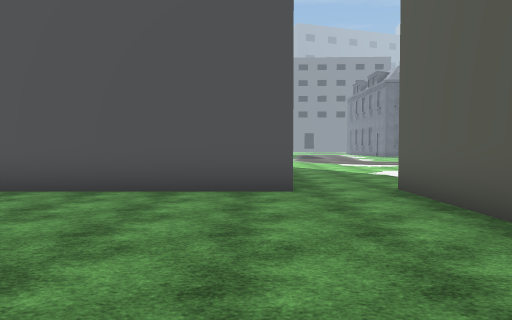
View 1 (above)

16 first-person views from a walk through a 3-D level made in the Unity game engine. The camera is 1.5 m above the floor, tilts 2° down and sees 70° across. The floor is counted in squares, 2 m on a side. Each view is taken from the middle of a square. On the plan, view 1 faces up. The plan holds only what a view shows up to about 11 squares ahead; the rest is blank. The place goes on beyond the plan. Some animated figures are left out. Some surface patterns are stand-ins.

View 2
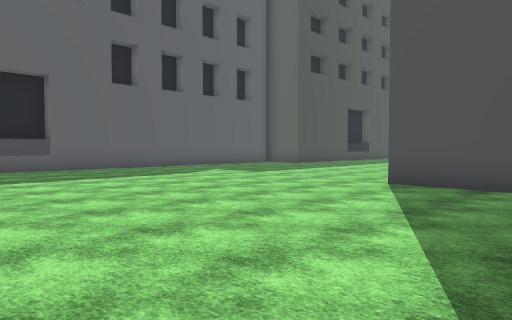

View 3
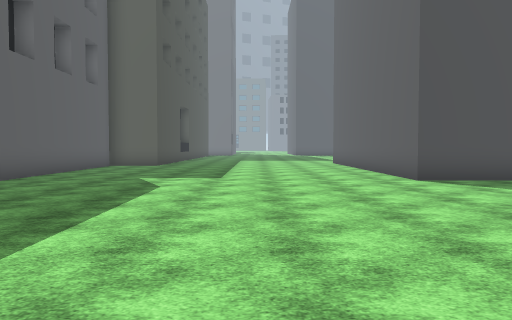

View 4
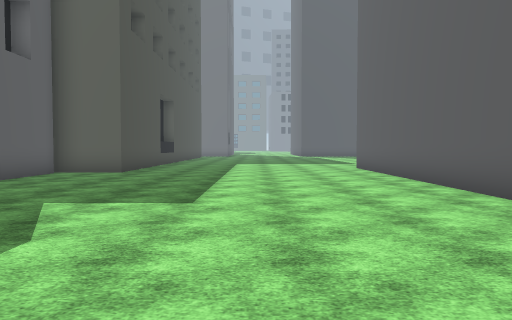

View 5
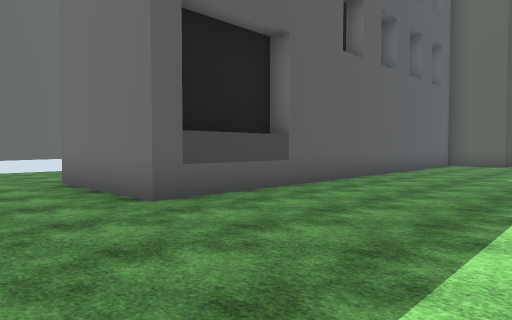

View 6
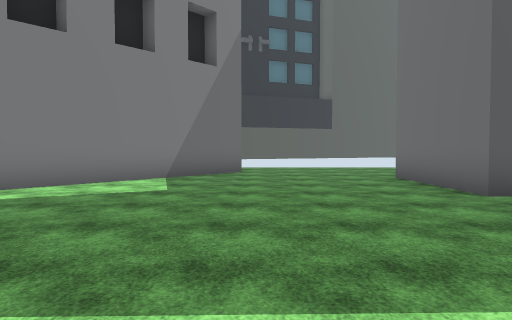

View 7
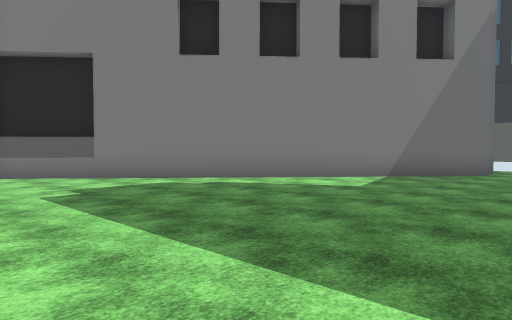

View 8
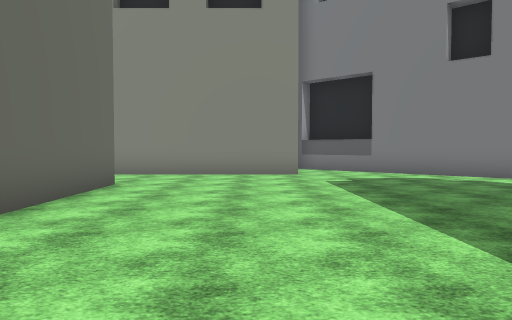

View 9
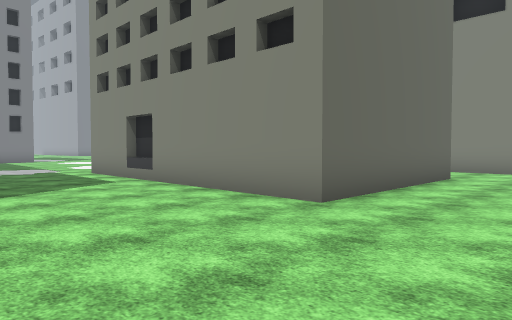

View 10
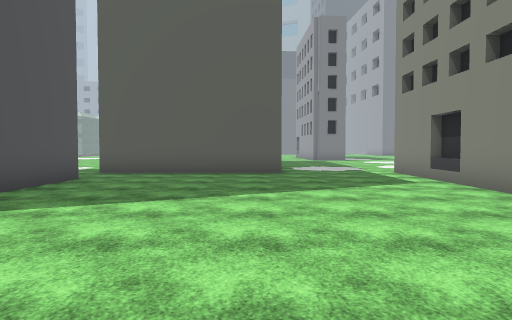

View 11
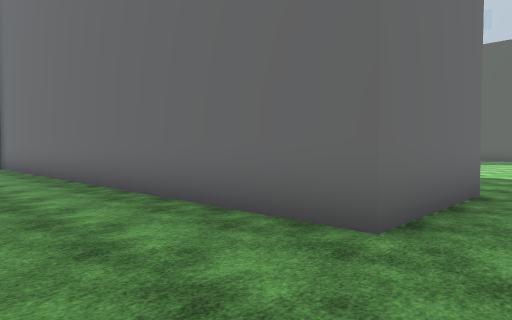

View 12
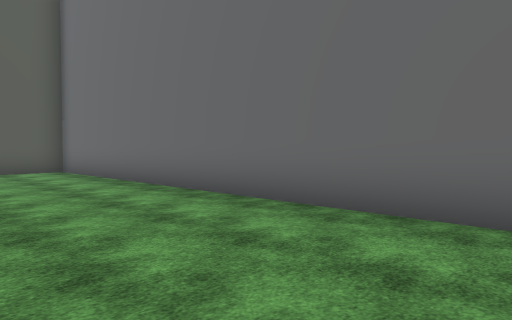

View 13
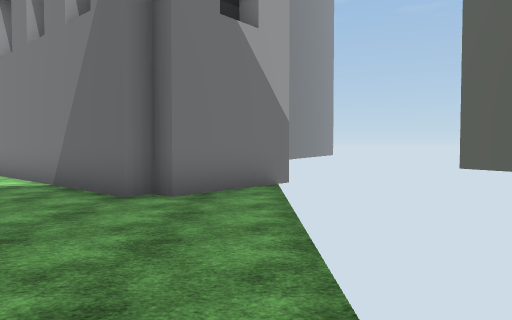

View 14
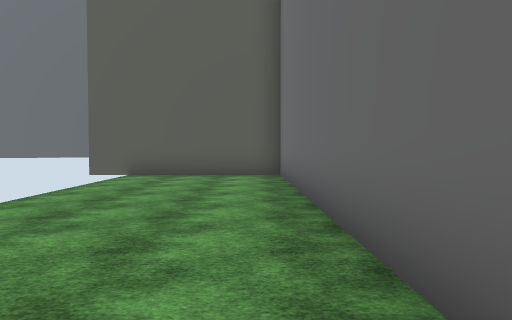

View 15
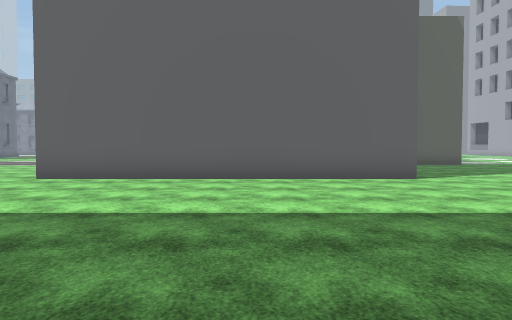

View 16
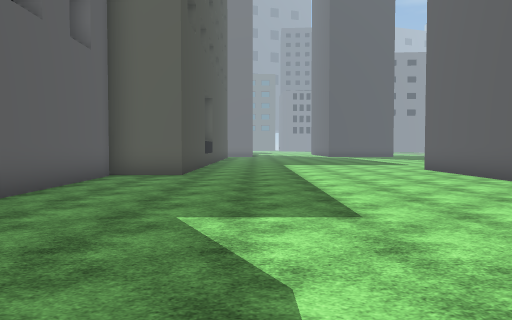

### Floor plan
Key: @ floor where view 1 was taken; # wall or solid block; . floor; B building.
Columns run from 22 left of view 1 to 5 right of it. Each row starts with its distance up from view 1.
 14           #.......B
 13 ######  ###.......B
 12  ....B  B.........B
 11  ....B  B.........B    ....
 10  ....B  B.........B    ....
  9  ....B  B.........B    ...
  8  ....B  B.........B    ...
  7  ....B  B.........BBBBB...
  6   ...B  B................B
  5   ...B  B................B
  4  ....B  B................B
  3  ....B  B................B
  2   ...B  B................B
  1  ....B  B.................
  0  ....BBBB.............@.....
 -1  ...........................
 -2  ................BBBBBBBB..
 -3  ................B
 -4  ................B
 -5  .BB.............B
 -6  BBBBB...........B
 -7 BB   BB..........B
 -8       BB..........
 -9        BB.........
-10         BB...######
-11           B..
-12           BB.
-13            BB

Positions as (right, up) in squares from view 1, and headings:
1: (0, 0), facing up
2: (-1, -1), facing up-left
3: (-8, -2), facing up
4: (-8, 2), facing up
5: (-9, -3), facing up-left
6: (-8, -4), facing left
7: (-8, -2), facing down-left
8: (-8, 0), facing down
9: (-8, 2), facing down-right
10: (-8, 2), facing right
11: (-20, -2), facing up-right
12: (-21, 1), facing up-right
13: (-21, 1), facing down
14: (-18, 3), facing up
15: (-13, 10), facing right
16: (-10, 3), facing up
